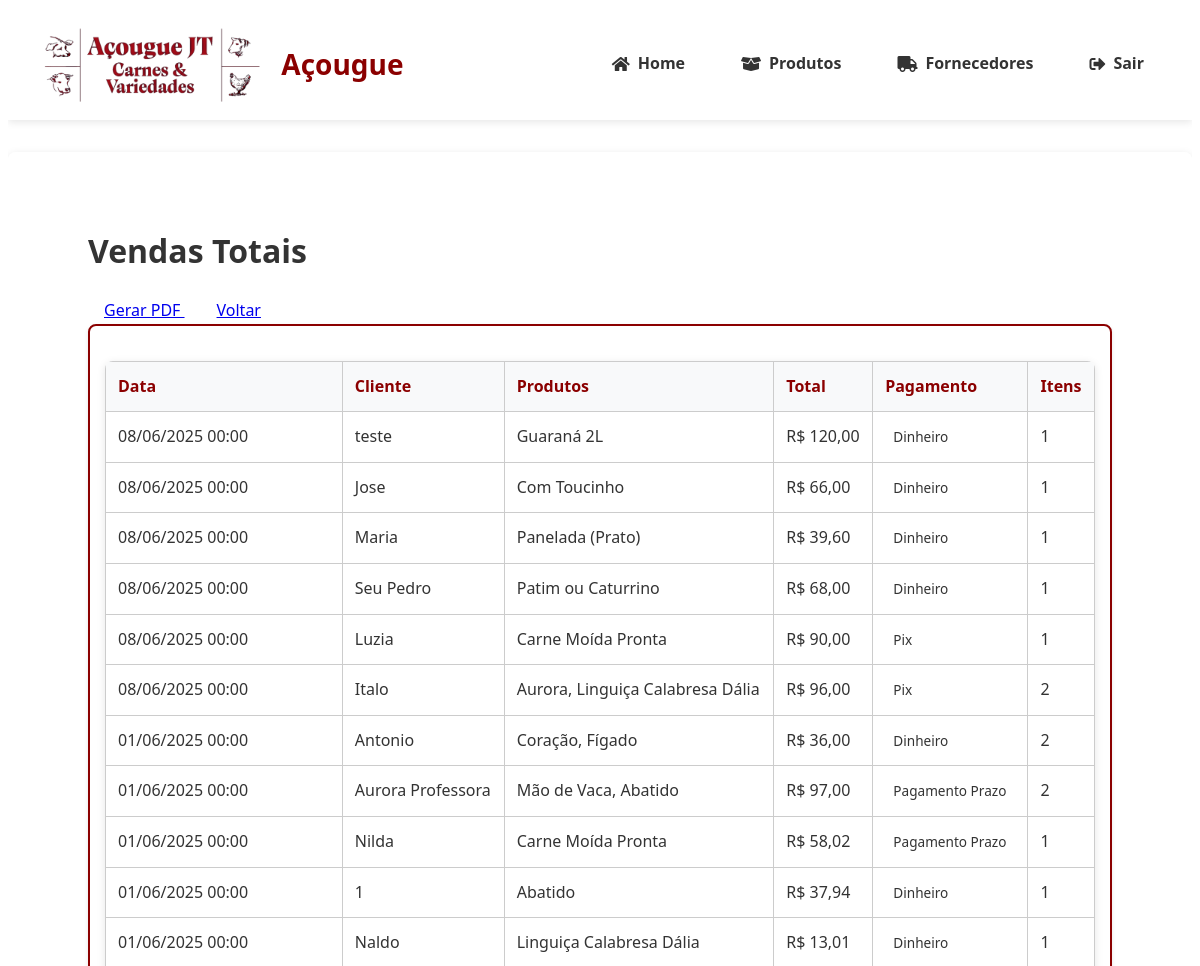
Before: /relatorios/vendas_totais (signed in, upper part) with the older database file.
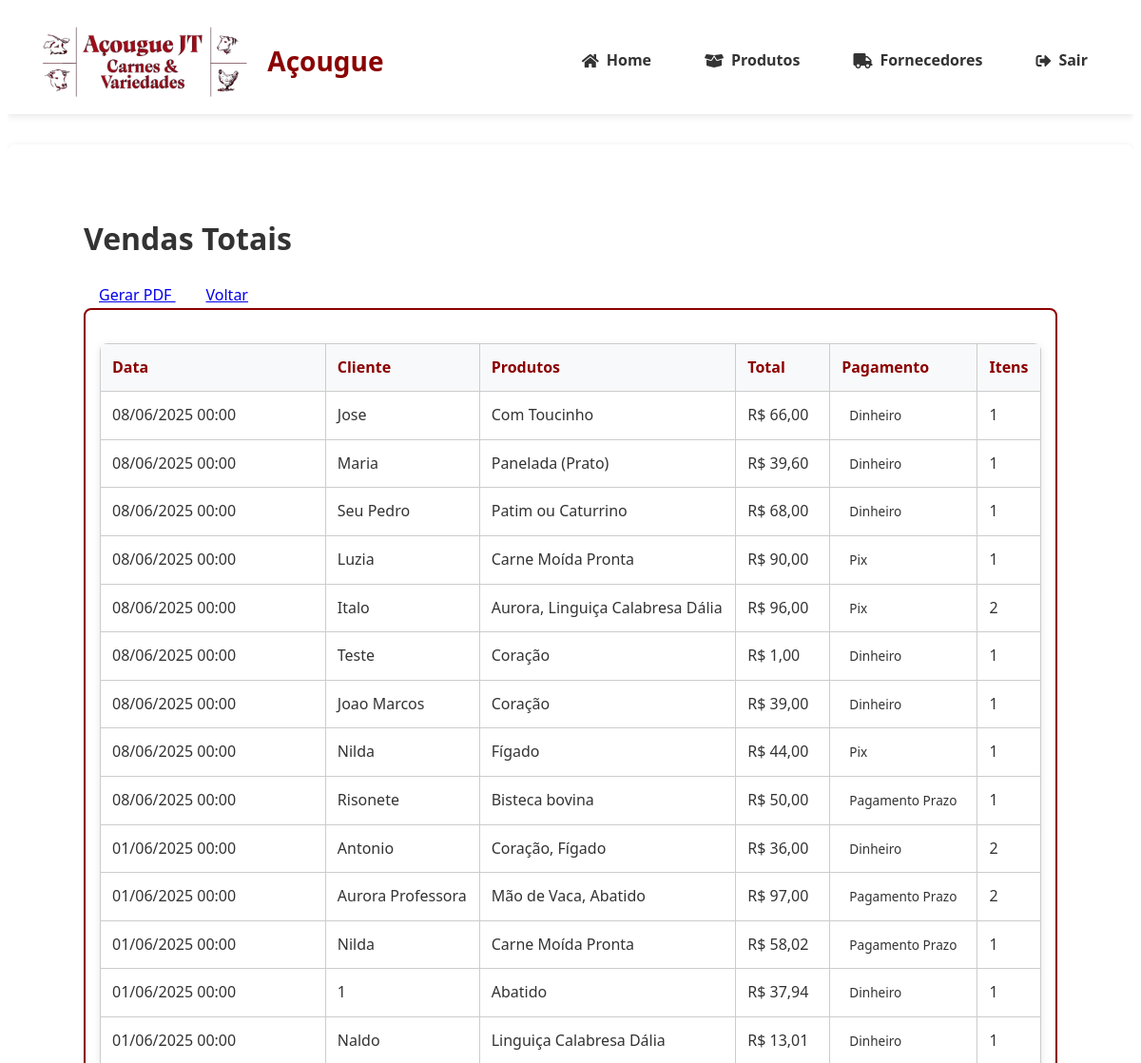
After: the same page with the newer database file.
### tables this page shows
CREATE TABLE vendas (
                id TEXT PRIMARY KEY,
                data TIMESTAMP DEFAULT CURRENT_TIMESTAMP,
                cliente_cpf TEXT,
                cliente_nome TEXT,  
                total DECIMAL(10,2) NOT NULL,
                metodo_pagamento TEXT NOT NULL,
                usuario_id INTEGER NOT NULL REFERENCES users(id) ON DELETE CASCADE,
                status_pagamento TEXT NOT NULL DEFAULT 'pago',
                data_vencimento DATE,
                observacao TEXT
            );

### app.py (the view)
@app.route('/relatorios/<report_type>')
@login_required # Assuming you have this decorator
@role_required('gerente') # Assuming you have this decorator
def relatorios_unificados(report_type):
    report_titles = {
        'vendas_totais': 'Vendas Totais',
        'vendas_periodo': 'Vendas por Período',
        'vendas_categorias': 'Vendas por Categoria',
        'top_produtos': 'Top Produtos Vendidos',
        'estoque_nivel': 'Nível de Estoque Crítico',
        'estoque_validade': 'Produtos Próximos do Vencimento',
        'clientes_fieis': 'Clientes Mais Fieis',
        'fornecedores_produtos': 'Produtos por Fornecedor',
        'movimentacao_caixa': 'Movimentação de Caixa',
        'comparativo': 'Comparativo de Vendas'
    }
    reports = {
        'vendas_totais': {
            'query': '''
                SELECT
                    v.id,
                    v.data,
                    v.cliente_nome as cliente,
                    GROUP_CONCAT(p.nome, ', ') as produtos,
                    v.total,
                    v.metodo_pagamento,
                    COUNT(vi.id) as total_itens
                FROM vendas v
                LEFT JOIN venda_itens vi ON v.id = vi.venda_id
                LEFT JOIN produtos p ON vi.produto_id = p.id
                GROUP BY v.id
                ORDER BY v.data DESC
            '''
        },
        'vendas_periodo': {
            'query': '''
                SELECT DATE(v.data) as data, COUNT(*) as total_vendas,
                SUM(v.total) as valor_total, AVG(v.total) as ticket_medio
                FROM vendas v
                WHERE DATE(v.data) BETWEEN ? AND ?
                GROUP BY DATE(v.data) ORDER BY data
            ''',
            'params': (
                request.args.get('start_date', datetime.now().replace(day=1).date().isoformat()),
                request.args.get('end_date', datetime.now().date().isoformat())
            )
        },
        'vendas_categorias': {
            'query': '''
                SELECT p.categoria, SUM(vi.quantidade) as quantidade_vendida,
                SUM(vi.quantidade * vi.preco_unitario) as valor_total
                FROM venda_itens vi JOIN produtos p ON vi.produto_id = p.id
                GROUP BY p.categoria ORDER BY valor_total DESC
            '''
        },
        'top_produtos': {
            'query': '''
                SELECT p.nome, SUM(vi.quantidade) as quantidade_vendida,
                SUM(vi.quantidade * vi.preco_unitario) as valor_total
                FROM venda_itens vi JOIN produtos p ON vi.produto_id = p.id
                GROUP BY p.id ORDER BY valor_total DESC LIMIT ?
            ''',
            'params': (int(request.args.get('limit', 10)),)
        },
        'estoque_nivel': {
            'query': '''
                SELECT nome, quantidade, estoque_minimo, (quantidade - estoque_minimo) as diferenca
                FROM produtos WHERE quantidade < estoque_minimo ORDER BY diferenca ASC
            '''
        },
        'estoque_validade': {
            'query': '''
                SELECT nome, data_validade,
                JULIANDAY(data_validade) - JULIANDAY('now') as dias_restantes
                FROM produtos WHERE data_validade IS NOT NULL
                AND dias_restantes BETWEEN 0 AND ? ORDER BY data_validade
            ''',
            'params': (int(request.args.get('dias', 30)),)
        },
        'clientes_fieis': {
            'query': '''
                SELECT cliente_nome, COUNT(*) as total_compras, SUM(total) as valor_total_gasto
                FROM vendas WHERE cliente_nome IS NOT NULL
                GROUP BY cliente_nome ORDER BY total_compras DESC LIMIT ?
            ''',
            'params': (int(request.args.get('limit', 10)),)
        },
        'fornecedores_produtos': {
            'query': '''
                SELECT f.nome as fornecedor, COUNT(p.id) as total_produtos, SUM(p.quantidade) as total_estoque
                FROM fornecedores f LEFT JOIN produtos p ON f.id = p.fornecedor_id
                GROUP BY f.id ORDER BY total_produtos DESC
            '''
        },
        'movimentacao_caixa': {
            'query': '''
                SELECT DATE(data) as data,
                SUM(CASE WHEN metodo_pagamento = 'fiado' THEN 0 ELSE total END) as entradas,
                SUM(CASE WHEN metodo_pagamento = 'fiado' THEN total ELSE 0 END) as saidas
                FROM vendas GROUP BY DATE(data) ORDER BY data DESC
            '''
        },
        'comparativo': {
            'query': '''
                SELECT strftime('{group_format}', data) as periodo,
                COUNT(*) as total_vendas, SUM(total) as valor_total
                FROM vendas GROUP BY periodo ORDER BY periodo DESC LIMIT 12
            ''',
            'params': (),
            'pre_process': lambda: {'group_format': '%Y-%m' if request.args.get('periodo', 'month') == 'month' else '%Y'}
        }
    }
    config = reports.get(report_type)
    if not config:
        abort(404, description="Relatório não encontrado")
    with get_db_connection() as conn:
        cursor = conn.cursor()
        query = config['query']
        if 'pre_process' in config:
            pre_processed = config['pre_process']()
            query = query.format(**pre_processed)
        params = config.get('params', ())
        cursor.execute(query, params)
        dados = [dict(zip([column[0] for column in cursor.description], row))
                 for row in cursor.fetchall()]
    if 'post_process' in config:
        dados = config['post_process'](dados)
    return render_template('relatorio_unificado.html',
                           dados=dados,
                           report_type=report_type,
                           titulo_relatorio=report_titles.get(report_type, 'Relatório'))

### app.py (called while the page is built)
def format_datetime(value, format='%d/%m/%Y %H:%M'):
    if value is None:
        return ''
    if isinstance(value, str):
        try:
            value = datetime.strptime(value, '%Y-%m-%d %H:%M:%S')
        except ValueError:
            try:
                value = datetime.strptime(value, '%Y-%m-%d')
            except ValueError:
                return value
    return value.strftime(format)

@app.template_filter('format_currency')
def format_currency(value):
    try:
        return f"R$ {float(value):,.2f}".replace(",", "X").replace(".", ",").replace("X", ".")
    except (ValueError, TypeError):
        return "R$ 0,00"

### banco_dados.py (called while the page is built)
@contextmanager
def get_db_connection():
    db_path = os.environ.get('DB_PATH', 'acougue.db')
    conn = sqlite3.connect(f'file:{db_path}', uri=True)
    conn.row_factory = sqlite3.Row
    conn.execute("PRAGMA foreign_keys = ON")
    try:
        yield conn
    finally:
        conn.close()

### templates/relatorio_unificado.html (shortened to what this page needs)
{% extends 'base.html' %}
{% block content %}
<div class="container dashboard-container">
    <div class="d-flex justify-content-between align-items-center mb-4">
        <h1>{{ titulo_relatorio }}</h1>
        <div>
            <a href="{{ url_for('gerar_pdf') }}" class="btn btn-primary me-2">
                Gerar PDF
            </a>
            <a href="{{ url_for('relatorios') }}" class="btn btn-secondary">
                Voltar
            </a>
        </div>
    </div>
    <div class="card">
        <div class="card-body">
            {% if report_type == 'vendas_totais' %}
                <div class="table-responsive">
                    <table class="table table-striped table-hover">
                        <thead class="table-dark">
                            <tr>
                                <th>Data</th>
                                <th>Cliente</th>
                                <th>Produtos</th>
                                <th>Total</th>
                                <th>Pagamento</th>
                                <th>Itens</th>
                            </tr>
                        </thead>
                        <tbody>
                            {% for venda in dados %}
                            <tr>
                                <td>{{ venda.data|format_datetime('%d/%m/%Y %H:%M') }}</td>
                                <td>{{ venda.cliente or 'Consumidor' }}</td>
                                <td>{{ venda.produtos }}</td>
                                <td>{{ venda.total|format_currency }}</td>
                                <td>
                                    <span class="badge bg-{{ 'success' if venda.metodo_pagamento != 'pagamento_prazo' else 'warning' }}">
                                        {{ venda.metodo_pagamento|replace('_', ' ')|title }}
                                    </span>
                                </td>
                                <td>{{ venda.total_itens }}</td>
                            </tr>
                            {% endfor %}
                        </tbody>
                    </table>
                </div>
            {% else %}
                <div class="alert alert-info">
                    Nenhum dado encontrado para o período selecionado.
                </div>
            {% endif %}
        </div>
    </div>
</div>
{% endblock %}

Changed rows visible on the page:
removed vendas: data "08/06/2025 00:00", cliente_nome "teste", produtos "Guaraná 2L", total "R$ 120,00", metodo_pagamento "Dinheiro", total_itens "1"
added vendas: data "08/06/2025 00:00", cliente_nome "Teste", produtos "Coração", total "R$ 1,00", metodo_pagamento "Dinheiro", total_itens "1"
added vendas: data "08/06/2025 00:00", cliente_nome "Joao Marcos", produtos "Coração", total "R$ 39,00", metodo_pagamento "Dinheiro", total_itens "1"
added vendas: data "08/06/2025 00:00", cliente_nome "Nilda", produtos "Fígado", total "R$ 44,00", metodo_pagamento "Pix", total_itens "1"
added vendas: data "08/06/2025 00:00", cliente_nome "Risonete", produtos "Bisteca bovina", total "R$ 50,00", metodo_pagamento "Pagamento Prazo", total_itens "1"
